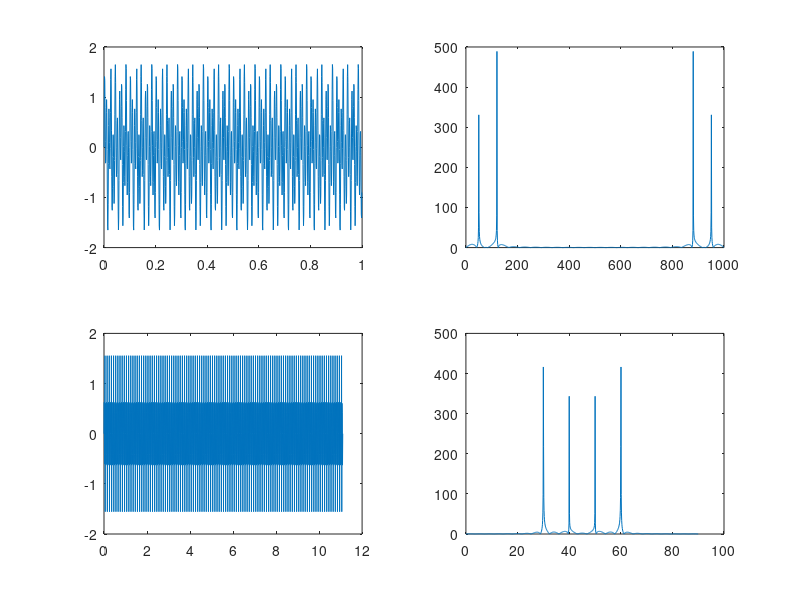

Write the MATLAB code that produced this figure.
close all; clear all; clc;
T = 1/1000;
L = 1000;
F = 1/T;
t = (0:L-1)*T;
x = 0.7*sin(2*pi*50*t) + sin(2*pi*120*t);

Fs = 90;
Ts = 1/Fs;
t1 = (0:L-1)*Ts;
x1 = 0.7*sin(2*pi*50*t1) + sin(2*pi*120*t1);

N_fft = 1024;
X = fft(x,N_fft);
f_axis = linspace(0,F,length(X));
subplot(2,2,1);
plot(t,x);
subplot(2,2,2);
plot(f_axis, abs(X));

X1 = fft(x1,N_fft);
f_axis = linspace(0,Fs,length(X));
subplot(2,2,3);
plot(t1,x1);
subplot(2,2,4);
plot(f_axis, abs(X1));
